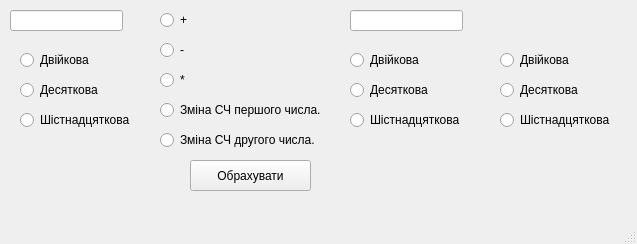
<?xml version="1.0" encoding="UTF-8"?>
<ui version="4.0">
 <class>MainWindow</class>
 <widget class="QMainWindow" name="MainWindow">
  <property name="geometry">
   <rect>
    <x>0</x>
    <y>0</y>
    <width>637</width>
    <height>244</height>
   </rect>
  </property>
  <property name="windowTitle">
   <string>MainWindow</string>
  </property>
  <widget class="QWidget" name="centralwidget">
   <widget class="QRadioButton" name="first_double">
    <property name="geometry">
     <rect>
      <x>20</x>
      <y>50</y>
      <width>100</width>
      <height>20</height>
     </rect>
    </property>
    <property name="text">
     <string>Двійкова</string>
    </property>
    <attribute name="buttonGroup">
     <string notr="true">buttonGroup</string>
    </attribute>
   </widget>
   <widget class="QRadioButton" name="first_tens">
    <property name="geometry">
     <rect>
      <x>20</x>
      <y>80</y>
      <width>100</width>
      <height>20</height>
     </rect>
    </property>
    <property name="text">
     <string>Десяткова</string>
    </property>
    <attribute name="buttonGroup">
     <string notr="true">buttonGroup</string>
    </attribute>
   </widget>
   <widget class="QRadioButton" name="first_sixteenth">
    <property name="geometry">
     <rect>
      <x>20</x>
      <y>110</y>
      <width>121</width>
      <height>20</height>
     </rect>
    </property>
    <property name="text">
     <string>Шістнадцяткова</string>
    </property>
    <attribute name="buttonGroup">
     <string notr="true">buttonGroup</string>
    </attribute>
   </widget>
   <widget class="QRadioButton" name="second_tens">
    <property name="geometry">
     <rect>
      <x>350</x>
      <y>80</y>
      <width>100</width>
      <height>20</height>
     </rect>
    </property>
    <property name="text">
     <string>Десяткова</string>
    </property>
    <attribute name="buttonGroup">
     <string notr="true">buttonGroup_3</string>
    </attribute>
   </widget>
   <widget class="QRadioButton" name="second_double">
    <property name="geometry">
     <rect>
      <x>350</x>
      <y>50</y>
      <width>100</width>
      <height>20</height>
     </rect>
    </property>
    <property name="text">
     <string>Двійкова</string>
    </property>
    <attribute name="buttonGroup">
     <string notr="true">buttonGroup_3</string>
    </attribute>
   </widget>
   <widget class="QRadioButton" name="second_sixteenth">
    <property name="geometry">
     <rect>
      <x>350</x>
      <y>110</y>
      <width>121</width>
      <height>20</height>
     </rect>
    </property>
    <property name="text">
     <string>Шістнадцяткова</string>
    </property>
    <attribute name="buttonGroup">
     <string notr="true">buttonGroup_3</string>
    </attribute>
   </widget>
   <widget class="QRadioButton" name="result_tens">
    <property name="geometry">
     <rect>
      <x>500</x>
      <y>80</y>
      <width>100</width>
      <height>20</height>
     </rect>
    </property>
    <property name="text">
     <string>Десяткова</string>
    </property>
    <attribute name="buttonGroup">
     <string notr="true">buttonGroup_4</string>
    </attribute>
   </widget>
   <widget class="QRadioButton" name="result_double">
    <property name="geometry">
     <rect>
      <x>500</x>
      <y>50</y>
      <width>100</width>
      <height>20</height>
     </rect>
    </property>
    <property name="text">
     <string>Двійкова</string>
    </property>
    <attribute name="buttonGroup">
     <string notr="true">buttonGroup_4</string>
    </attribute>
   </widget>
   <widget class="QRadioButton" name="result_sixteenth">
    <property name="geometry">
     <rect>
      <x>500</x>
      <y>110</y>
      <width>121</width>
      <height>20</height>
     </rect>
    </property>
    <property name="text">
     <string>Шістнадцяткова</string>
    </property>
    <attribute name="buttonGroup">
     <string notr="true">buttonGroup_4</string>
    </attribute>
   </widget>
   <widget class="QLineEdit" name="first">
    <property name="geometry">
     <rect>
      <x>10</x>
      <y>10</y>
      <width>113</width>
      <height>21</height>
     </rect>
    </property>
   </widget>
   <widget class="QLineEdit" name="second">
    <property name="geometry">
     <rect>
      <x>350</x>
      <y>10</y>
      <width>113</width>
      <height>21</height>
     </rect>
    </property>
   </widget>
   <widget class="QLabel" name="result">
    <property name="geometry">
     <rect>
      <x>510</x>
      <y>10</y>
      <width>181</width>
      <height>31</height>
     </rect>
    </property>
    <property name="text">
     <string/>
    </property>
   </widget>
   <widget class="QRadioButton" name="plus">
    <property name="geometry">
     <rect>
      <x>160</x>
      <y>10</y>
      <width>100</width>
      <height>20</height>
     </rect>
    </property>
    <property name="text">
     <string>+</string>
    </property>
    <attribute name="buttonGroup">
     <string notr="true">buttonGroup_2</string>
    </attribute>
   </widget>
   <widget class="QRadioButton" name="minus">
    <property name="geometry">
     <rect>
      <x>160</x>
      <y>40</y>
      <width>100</width>
      <height>20</height>
     </rect>
    </property>
    <property name="text">
     <string>-</string>
    </property>
    <attribute name="buttonGroup">
     <string notr="true">buttonGroup_2</string>
    </attribute>
   </widget>
   <widget class="QRadioButton" name="multiply">
    <property name="geometry">
     <rect>
      <x>160</x>
      <y>70</y>
      <width>100</width>
      <height>20</height>
     </rect>
    </property>
    <property name="text">
     <string>*</string>
    </property>
    <attribute name="buttonGroup">
     <string notr="true">buttonGroup_2</string>
    </attribute>
   </widget>
   <widget class="QPushButton" name="calculate">
    <property name="geometry">
     <rect>
      <x>190</x>
      <y>160</y>
      <width>121</width>
      <height>31</height>
     </rect>
    </property>
    <property name="text">
     <string>Обрахувати</string>
    </property>
   </widget>
   <widget class="QRadioButton" name="changeFirst">
    <property name="geometry">
     <rect>
      <x>160</x>
      <y>100</y>
      <width>181</width>
      <height>20</height>
     </rect>
    </property>
    <property name="text">
     <string>Зміна СЧ першого числа.</string>
    </property>
    <attribute name="buttonGroup">
     <string notr="true">buttonGroup_2</string>
    </attribute>
   </widget>
   <widget class="QRadioButton" name="changeSecond">
    <property name="geometry">
     <rect>
      <x>160</x>
      <y>130</y>
      <width>181</width>
      <height>20</height>
     </rect>
    </property>
    <property name="text">
     <string>Зміна СЧ другого числа.</string>
    </property>
    <attribute name="buttonGroup">
     <string notr="true">buttonGroup_2</string>
    </attribute>
   </widget>
  </widget>
  <widget class="QMenuBar" name="menubar">
   <property name="geometry">
    <rect>
     <x>0</x>
     <y>0</y>
     <width>637</width>
     <height>22</height>
    </rect>
   </property>
  </widget>
  <widget class="QStatusBar" name="statusbar"/>
 </widget>
 <resources/>
 <connections/>
 <buttongroups>
  <buttongroup name="buttonGroup_3"/>
  <buttongroup name="buttonGroup"/>
  <buttongroup name="buttonGroup_2"/>
  <buttongroup name="buttonGroup_4"/>
 </buttongroups>
</ui>
